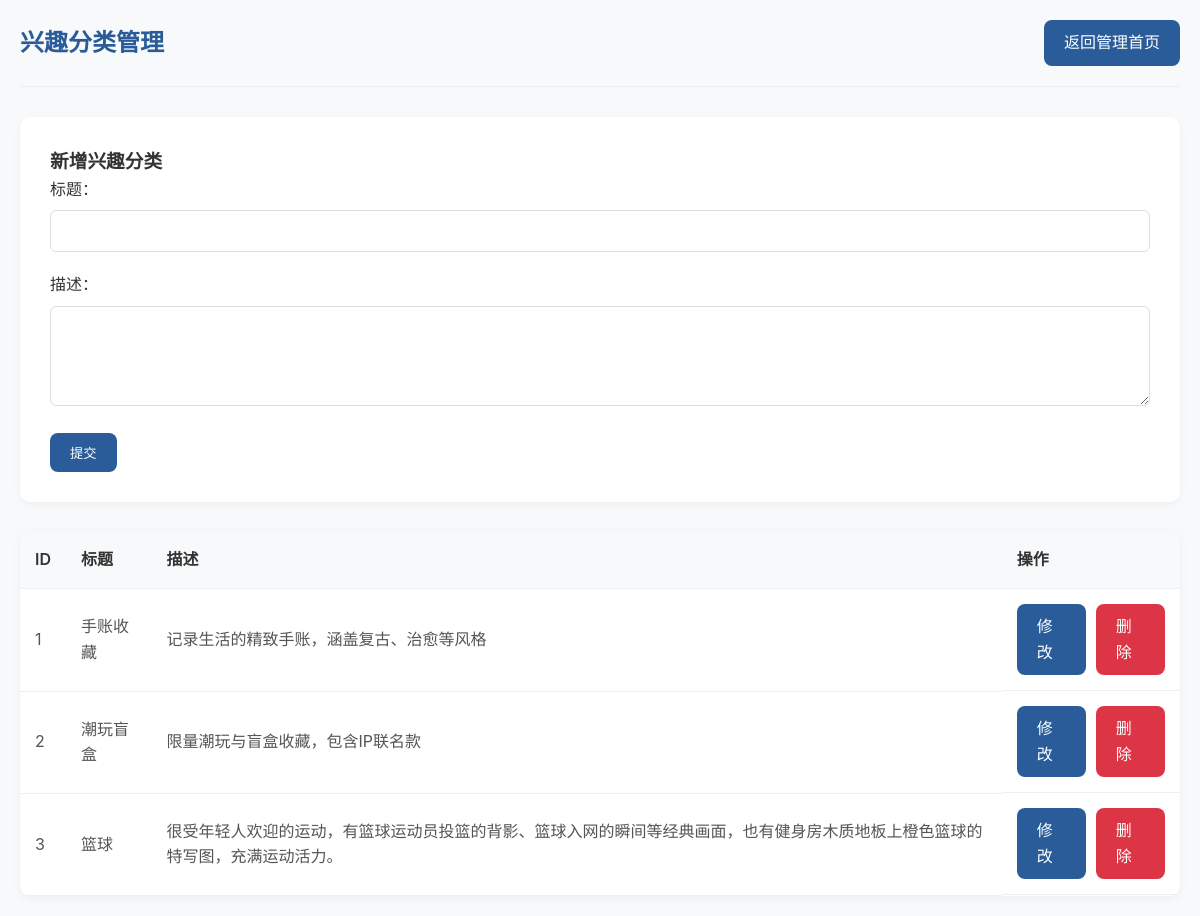
The app's page /admin/hobby (signed in) with its own data.
### tables this page shows
CREATE TABLE hobby
                 (id INTEGER PRIMARY KEY AUTOINCREMENT, 
                  title TEXT NOT NULL, 
                  desc TEXT NOT NULL);

### app.py (the view, shortened to what this page needs)
@app.route('/admin/hobby', methods=['GET', 'POST'])
def hobby_manage():
    if 'admin' not in session:
        return redirect(url_for('admin_login'))
    conn = sqlite3.connect('qujiguan.db')
    c = conn.cursor()
    edit_id = request.args.get('edit_id')
    hobby = None
    if edit_id:
        c.execute("SELECT * FROM hobby WHERE id=?", (edit_id,))
        hobby = c.fetchone()
    c.execute("SELECT * FROM hobby")
    hobbies = c.fetchall()
    conn.close()
    return render_template('admin/hobby_manage.html', hobbies=hobbies, hobby=hobby)

### templates/admin/hobby_manage.html (shortened to what this page needs)
 <!DOCTYPE html>
<html lang="zh-CN">
<head>
    <link rel="stylesheet" href="/static/css/style.css">
</head>
<body class="admin-body">
    <div class="admin-container">
        <div class="admin-header">
            <h2>兴趣分类管理</h2>
            <a href=" " class="btn btn-primary">返回管理首页</a >
        </div>
        <div class="form-container">
            <h3>{{ '修改兴趣分类' if request.args.get('edit_id') else '新增兴趣分类' }}</h3>
            <form method="post">
                <div class="form-group">
                    <label for="title">标题：</label>
                    <input type="text" id="title" name="title" required
                           value="{{ hobby[1] if request.args.get('edit_id') and hobby else '' }}">
                </div>
                <div class="form-group">
                    <label for="desc">描述：</label>
                    <textarea id="desc" name="desc" required>{{ hobby[2] if request.args.get('edit_id') and hobby else '' }}</textarea>
                </div>
                <button type="submit" class="btn btn-primary">提交</button>
            </form>
        </div>
        <div class="table-container">
            <table>
                <thead>
                    <tr>
                        <th>ID</th>
                        <th>标题</th>
                        <th>描述</th>
                        <th>操作</th>
                    </tr>
                </thead>
                <tbody>
                    {% for hobby in hobbies %}
                    <tr>
                        <td>{{ hobby[0] }}</td>
                        <td>{{ hobby[1] }}</td>
                        <td>{{ hobby[2] }}</td>
                        <td class="action-btn">
                            <a href="/admin/hobby?edit_id={{ hobby[0] }}" class="btn btn-primary">修改</a >
                            <a href="/admin/hobby/delete/{{ hobby[0] }}" class="btn btn-danger" onclick="return confirm('确定删除该兴趣分类？')">删除</a >
                        </td>
                    </tr>
                    {% else %}
                    <tr>
                        <td colspan="4" style="text-align: center; padding: 30px; color: var(--gray);">暂无兴趣分类数据</td>
                    </tr>
                    {% endfor %}
                </tbody>
            </table>
        </div>
    </div>
</body>
</html>

### static/css/style.css (style rules this page uses)
* { margin: 0; padding: 0; box-sizing: border-box; font-family: 'Inter', 'Noto Sans SC', sans-serif; }
:root { --primary: #2A5C99; --secondary: #F5A623; --light: #F8F9FA; --dark: #333333; --gray: #6C757D; }
body { color: var(--dark); background-color: var(--light); line-height: 1.6; }
a { text-decoration: none; color: inherit; }
.btn { padding: 10px 20px; border-radius: 8px; font-weight: 500; transition: all 0.3s; border: none; cursor: pointer; }
.btn-primary { background-color: var(--primary); color: white; }
.btn-danger { background-color: #dc3545; color: white; }
.admin-body { padding: 20px; background-color: #f8f9fa; }
.admin-container { max-width: 1200px; margin: 0 auto; }
.admin-header { display: flex; justify-content: space-between; align-items: center; margin-bottom: 30px; padding-bottom: 20px; border-bottom: 1px solid #eee; }
.admin-header h2 { color: var(--primary); }
.form-container { background-color: white; padding: 30px; border-radius: 10px; box-shadow: 0 2px 10px rgba(0,0,0,0.05); margin-bottom: 30px; }
.form-group { margin-bottom: 20px; }
.form-group label { display: block; margin-bottom: 8px; font-weight: 500; color: var(--dark); }
.form-group input, .form-group textarea { width: 100%; padding: 10px; border: 1px solid #ddd; border-radius: 6px; font-size: 16px; }
.form-group textarea { min-height: 100px; resize: vertical; }
.table-container { background-color: white; border-radius: 10px; box-shadow: 0 2px 10px rgba(0,0,0,0.05); overflow: hidden; }
table { width: 100%; border-collapse: collapse; }
th, td { padding: 15px; text-align: left; border-bottom: 1px solid #eee; }
th { background-color: var(--light); color: var(--dark); font-weight: 600; }
td { color: #555; }
.action-btn { display: flex; gap: 10px; }

### records on screen
hobby: id "1", title "手账收藏", desc "记录生活的精致手账，涵盖复古、治愈等风格"
hobby: id "2", title "潮玩盲盒", desc "限量潮玩与盲盒收藏，包含IP联名款"
hobby: id "3", title "篮球", desc "很受年轻人欢迎的运动，有篮球运动员投篮的背影、篮球入网的瞬间等经典画面，也有健身房木质地板上橙色篮球的特写图，充满运动活力。"

### other values on screen
{{ '修改兴趣分类' if request.args.get('edit_id') else '新增兴趣分类' }} "新增兴趣分类"
